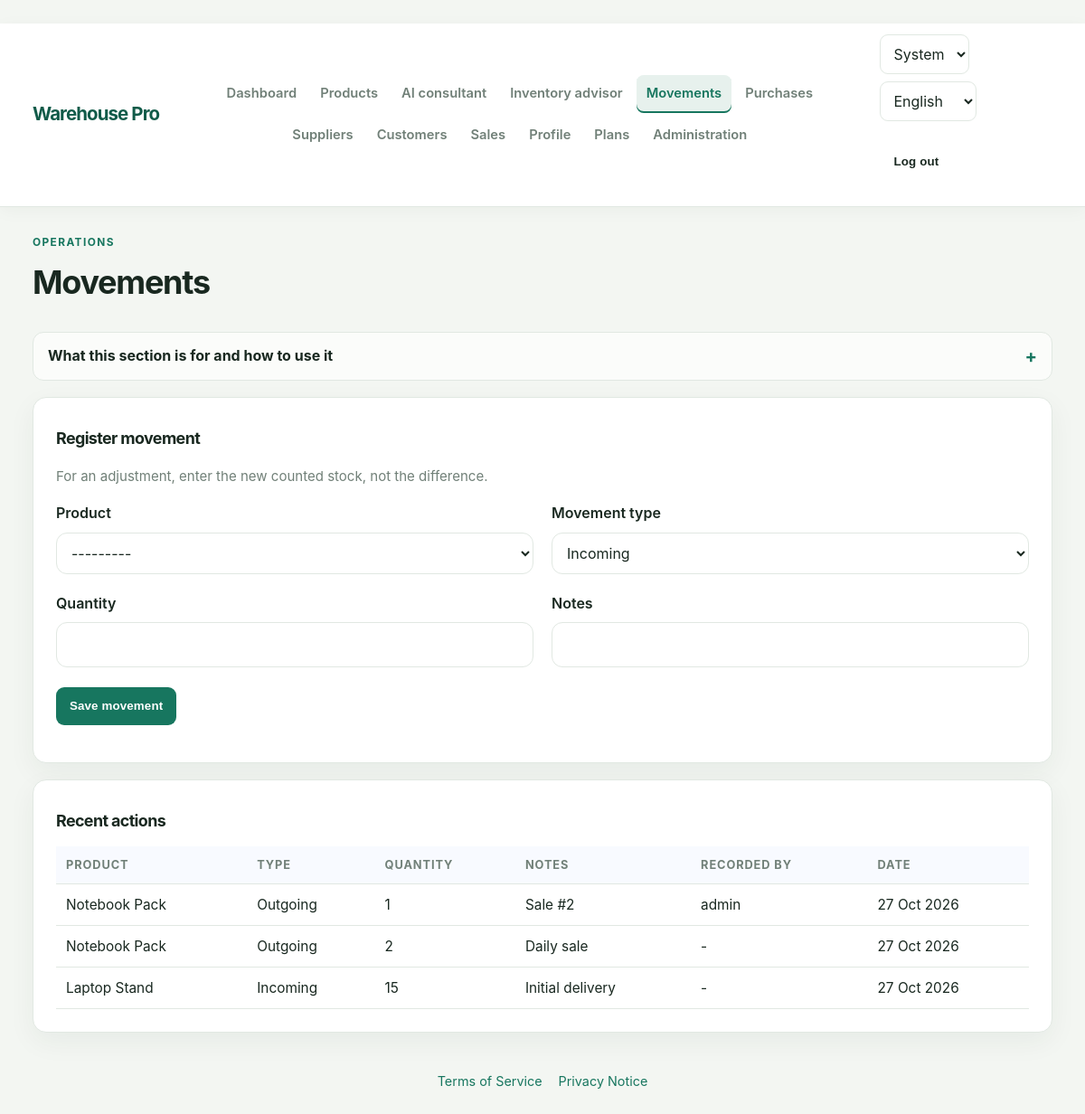
The page /movements/ (signed in) on the database its author committed.
### warehouse/models.py (models this page shows, shortened)
class StockMovement(models.Model):
    organization = models.ForeignKey(
        Organization,
        on_delete=models.PROTECT,
        related_name="stock_movements",
    )
    MOVEMENT_TYPES = (
        ("in", "Incoming"),
        ("out", "Outgoing"),
        ("adjust", "Adjustment"),
    )
    product = models.ForeignKey(Product, on_delete=models.PROTECT, related_name="movements")
    movement_type = models.CharField(max_length=10, choices=MOVEMENT_TYPES)
    quantity = models.PositiveIntegerField()
    notes = models.CharField(max_length=255, blank=True)
    created_by = models.ForeignKey(
        settings.AUTH_USER_MODEL,
        on_delete=models.SET_NULL,
        null=True,
        blank=True,
        related_name="warehouse_movements",
    )
    created_at = models.DateTimeField(auto_now_add=True)
    class Meta:
        indexes = [models.Index(fields=["-created_at"], name="movement_recent_idx")]

class Product(models.Model):
    organization = models.ForeignKey(
        Organization,
        on_delete=models.PROTECT,
        related_name="products",
    )
    name = models.CharField(max_length=150)
    sku = models.CharField(max_length=50)
    category = models.ForeignKey(Category, on_delete=models.PROTECT, null=True, blank=True)
    supplier = models.ForeignKey(Supplier, on_delete=models.PROTECT, null=True, blank=True)
    quantity = models.PositiveIntegerField(default=0)
    unit_price = models.DecimalField(max_digits=10, decimal_places=2, default=0)
    minimum_stock = models.PositiveIntegerField(default=0)
    description = models.TextField(blank=True)
    is_active = models.BooleanField(default=True)
    created_at = models.DateTimeField(auto_now_add=True)
    updated_at = models.DateTimeField(auto_now=True)
    class Meta:
        ordering = ["name"]
        constraints = [
            models.UniqueConstraint(
                fields=["organization", "sku"],
                name="product_sku_per_org",
            )
        ]
    def __str__(self):
        return f"{self.name} ({self.sku})"

### warehouse/views.py (the view)
# urls.py: path("movements/", views.stock_movements, name="stock_movements"),
@warehouse_staff_required
def stock_movements(request):
    organization = request.organization
    movements, previous_page_url, next_page_url = _paginate(
        request,
        StockMovement.objects.filter(organization=organization)
        .select_related("product", "created_by")
        .order_by("-created_at"),
    )
    russian = _is_russian(request)
    if request.method == "POST":
        form = StockMovementForm(request.POST, organization=organization)
        if form.is_valid():
            movement = form.save(commit=False)
            with transaction.atomic():
                product = Product.objects.select_for_update().get(
                    pk=movement.product_id,
                    organization=organization,
                )
                if movement.movement_type == "out" and product.quantity < movement.quantity:
                    form.add_error(
                        "quantity",
                        "Недостаточно товара на складе."
                        if russian
                        else "Not enough stock for this outgoing movement.",
                    )
                else:
                    if movement.movement_type == "in":
                        product.quantity += movement.quantity
                    elif movement.movement_type == "out":
                        product.quantity -= movement.quantity
                    else:
                        product.quantity = movement.quantity
                    product.save(update_fields=["quantity", "updated_at"])
                    movement.organization = organization
                    movement.created_by = request.user
                    movement.save()
                    messages.success(
                        request,
                        "Движение сохранено."
                        if russian
                        else "Inventory movement recorded.",
                    )
                    return redirect("stock_movements")
    else:
        form = StockMovementForm(organization=organization)
    return render(
        request,
        "warehouse/stock_movements.html",
        {
            "movements": movements,
            "page_obj": movements,
            "previous_page_url": previous_page_url,
            "next_page_url": next_page_url,
            "form": form,
        },
    )

### warehouse/forms.py (shortened to what this page needs)
class StockMovementForm(forms.ModelForm):
    class Meta:
        model = StockMovement
        fields = ["product", "movement_type", "quantity", "notes"]
    def __init__(self, *args, **kwargs):
        organization = kwargs.pop("organization", None)
        super().__init__(*args, **kwargs)
        russian = get_language() == "ru"
        products = Product.objects.filter(is_active=True)
        if organization is not None:
            products = products.filter(organization=organization)
        self.fields["product"].queryset = products
        self.fields["movement_type"].choices = (
            (("in", "Приход"), ("out", "Расход"), ("adjust", "Корректировка"))
            if russian
            else (("in", "Incoming"), ("out", "Outgoing"), ("adjust", "Adjustment"))
        )
        self.fields["product"].label = "Товар" if russian else "Product"
        self.fields["movement_type"].label = "Тип операции" if russian else "Movement type"
        self.fields["quantity"].label = "Количество" if russian else "Quantity"
        self.fields["notes"].label = "Комментарий" if russian else "Notes"

### warehouse/views.py (called while the page is built, shortened)
def _is_russian(request):
    return request.LANGUAGE_CODE == "ru"

def warehouse_staff_required(view):
    @wraps(view)
    @login_required
    def wrapped(request, *args, **kwargs):
        try:
            request.organization = request.user.warehouse_profile.organization
        except UserProfile.DoesNotExist:
            return HttpResponseForbidden("No warehouse workspace is assigned to this account.")
        return view(request, *args, **kwargs)
    return wrapped

def _paginate(request, queryset):
    page_obj = Paginator(queryset, 50).get_page(request.GET.get("page"))
    query = request.GET.copy()
    previous_page_url = None
    next_page_url = None
    if page_obj.has_previous():
        query["page"] = page_obj.previous_page_number()
        previous_page_url = f"?{query.urlencode()}"
    if page_obj.has_next():
        query["page"] = page_obj.next_page_number()
        next_page_url = f"?{query.urlencode()}"
    return page_obj, previous_page_url, next_page_url

### warehouse/templates/warehouse/stock_movements.html (shortened to what this page needs)
{% extends 'warehouse/base.html' %}
{% block content %}
<div class="page-header">
    <div>
        <p class="eyebrow">{{ ui.operations }}</p>
        <h1>{{ ui.movements }}</h1>
    </div>
</div>
{% include 'warehouse/page_guide.html' %}
<section class="panel form-panel">
    <h2>{{ ui.register_movement }}</h2>
    <p class="help-text">{% if current_language == 'ru' %}При корректировке укажи новый фактический остаток, а не разницу.{% else %}For an adjustment, enter the new counted stock, not the difference.{% endif %}</p>
    <form method="post">
        <div class="form-grid">
            {% for field in form %}
            <div class="field">
                <label for="{{ field.id_for_label }}">{{ field.label }}</label>
                {{ field }}
            </div>
            {% endfor %}
        </div>
        <div class="form-actions">
            <button class="btn btn-primary" type="submit">{{ ui.save_movement }}</button>
        </div>
    </form>
</section>
<section class="panel">
    <h2>{{ ui.recent_actions }}</h2>
    <table>
        <thead>
            <tr>
                <th>{{ ui.product }}</th>
                <th>{{ ui.type }}</th>
                <th>{{ ui.quantity }}</th>
                <th>{{ ui.notes }}</th>
                <th>{{ ui.operator }}</th>
                <th>{{ ui.date }}</th>
            </tr>
        </thead>
        <tbody>
            {% for movement in movements %}
            <tr>
                <td>{{ movement.product.name }}</td>
                <td>{% if current_language == 'ru' %}{% if movement.movement_type == 'in' %}Приход{% elif movement.movement_type == 'out' %}Расход{% else %}Корректировка{% endif %}{% else %}{{ movement.get_movement_type_display }}{% endif %}</td>
                <td>{{ movement.quantity }}</td>
                <td>{{ movement.notes|default:"-" }}</td>
                <td>{{ movement.created_by.username|default:"-" }}</td>
                <td>{{ movement.created_at|date:"d M Y" }}</td>
            </tr>
            {% empty %}
            <tr><td colspan="6">{{ ui.no_movements }}</td></tr>
            {% endfor %}
        </tbody>
    </table>
</section>
{% endblock %}

### rows shown on the page
StockMovement: product.name "Notebook Pack", movement_type "Outgoing", quantity "1", notes "Sale #2", created_by.username "admin", created_at "27 Oct 2026"
StockMovement: product.name "Notebook Pack", movement_type "Outgoing", quantity "2", notes "Daily sale", created_by.username "-", created_at "27 Oct 2026"
StockMovement: product.name "Laptop Stand", movement_type "Incoming", quantity "15", notes "Initial delivery", created_by.username "-", created_at "27 Oct 2026"

### other values the page prints
{{ ui.brand }} "Warehouse Pro"
{{ ui.dashboard }} "Dashboard"
{{ ui.products }} "Products"
{{ ui.advisor }} "Inventory advisor"
{{ ui.movements }} "Movements"
{{ ui.purchases }} "Purchases"
{{ ui.suppliers }} "Suppliers"
{{ ui.customers }} "Customers"
{{ ui.sales }} "Sales"
{{ ui.profile }} "Profile"
{{ ui.plans }} "Plans"
{{ ui.site_admin }} "Administration"
{{ ui.logout }} "Log out"
{{ ui.operations }} "OPERATIONS"
{{ ui.register_movement }} "Register movement"
